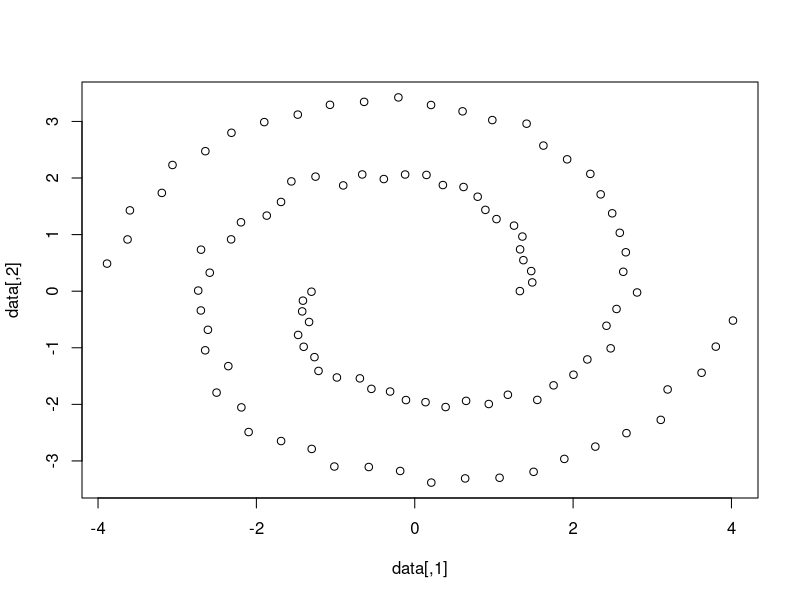
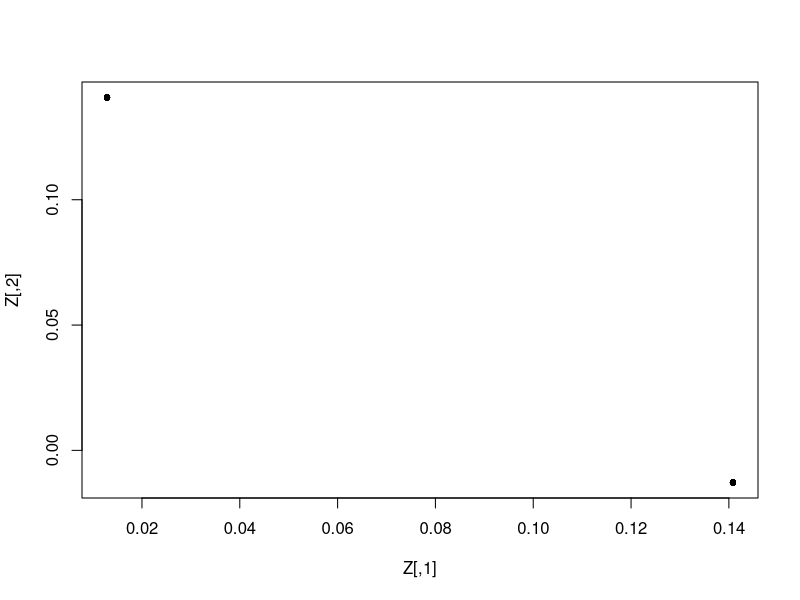
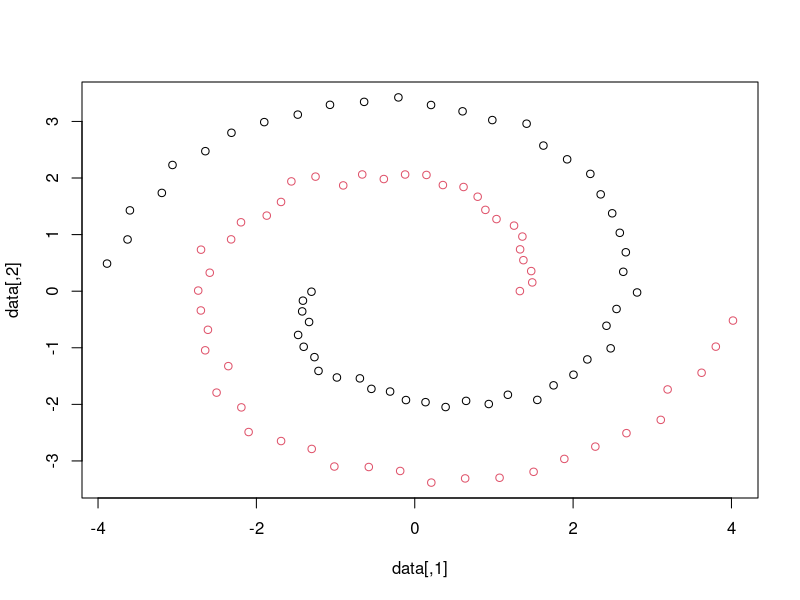
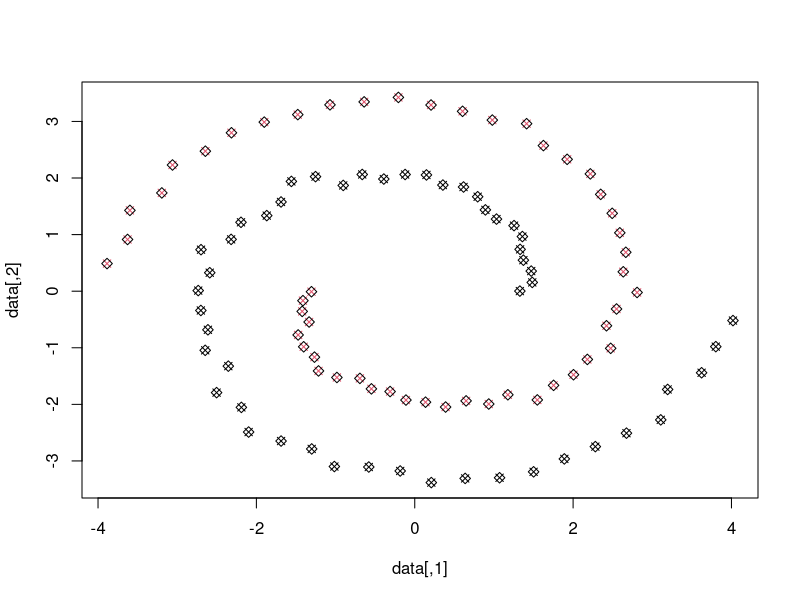

Write the R code that produced these figures, in order.
# ----------------------------------------------------------------------------------------------- #
# generating data with mlbench package

library(mlbench)
set.seed(1)
data<-mlbench.spirals(100,1,0.025) #argument is (# of points, # of cycles, std. dev.)
data=(data$x)*4
plot(data)

# ----------------------------------------------------------------------------------------------- #

# creating a function in R

## compute similarity matrix using Gaussian/RBF kernel ##

# The Gaussian kernel provides a measure of similarity. 
# When points x1 and x2 are close, similarity S estimates to 1. 
# If x1 and x2 are far, S is estimated to be 0. You can see why through the equation in line 21.
# We set alpha = 1 for simplicity.

s <- function(x1,x2,alpha=1) {     # the 's' function will define the Gaussian kernel, our similarity measure
  exp(-alpha*norm(as.matrix(x1-x2),type="F")) #type "F" = Frobenius/Euclidean norm
}

similarity <- function(data,similarity) {    # compute weighted similarities
  N <- nrow(data)
  S <- matrix(rep(NA,N^2),ncol=N)
  for(i in 1:N) {
    for(j in 1:N) {
      S[i,j] <- similarity(data[i,], data[j,])
    }
  }
  S
}

S <- similarity(data, s)
S[1:8,1:8] # here is our matrix showing similarities between points
# S is a 100x100 matrix; reduced to [1:8,1:8]

## adjacency matrix ##

# now using our similarity measure, we need to make an adjacency matrix
# conditons: symmetric and all entries are greater than or equal to 0
# below, we use a kNN filter to connect points that are close to each other

affinity <- function(S, n.neighbors=2) {
  N <- length(S[,1])
  
  if (n.neighbors >= N) {  # fully connected
    A <- S
  } else {
    A <- matrix(rep(0,N^2), ncol=N)
    for(i in 1:N) { # for each line
      # only connect to those points with larger similarity 
      best.similarities <- sort(S[i,], decreasing=TRUE)[1:n.neighbors]
      for (s in best.similarities) {
        j <- which(S[i,] == s)
        A[i,j] <- S[i,j]
        A[j,i] <- S[i,j] # making our matrix symmetric i.e. an undirected graph
      }
    }
  }
  A  
}

A <- affinity(S, 3)  # use 3 neighbors (includes self)
A[1:8,1:8]

# with the adjacency matrix in place, we now have a graph partitioning problem
# partitioned such that edges in the same cluster have high weights
# edges connecting different clusters have low weight
# need degree matrix D, a diagonal matrix with entries relating to # of edges/weights of edges connected to a vertex

## degree matrix ##

D <- diag(apply(A, 1, sum)) # sum rows
D[1:8,1:8]

## graph Laplacian ##
# we just compute an unnormalized Laplacian, though we could do L_sym or L_rw as well

L <- D - A
#L is a 100x100 matrix
#round values to 1 decimal place, reduce L to 8x8
round(L[1:8,1:8],1)

## eigenvalues ##

"%^%" <- function(M, power)
  with(eigen(M), vectors %*% (values^power * solve(vectors))) 
# with() evaluates an expression in an environment constructed by data
# can possibly modify the data
# sovle() solves the equation a %*% x = b for x, where b can be either a vector or a matrix


## clustering ##

k=2 #number of clusters we want
# compute the k smallest eigenvectors, ignoring the constant eigenvector
evL <- eigen(L, symmetric=TRUE)
# cluster through k-means
Z   <- evL$vectors[,(ncol(evL$vectors)-k+1):ncol(evL$vectors)]
plot(Z, pch=20) # all 50 points of each cluster are on top of each other

# here is our original data visualized
# red points belong to one cluster, black points belong in another cluster
library(stats)
km <- kmeans(Z, centers=k, nstart=5)
plot(data, col=km$cluster)

# ----------------------------------------------------------------------------------------------- #

# there is already a package in R that does all of this
# located in the "kernlab" package
# we can use the same simulated data in the first block

library(kernlab)
spec <- specc(data,centers=2) # spectral clustering function
plot(data,col=spec,pch=4)         
points(data, pch=5) 

# we get the same result as above
